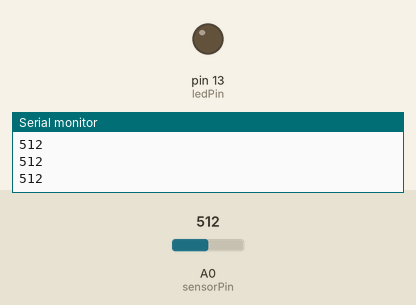
Recording of a sketch running on a simulated Arduino Uno, built with avr-gcc and run on an emulated ATmega328P. Shown: output pins drawn as LEDs (lit = HIGH), the last lines printed to the serial monitor. Inputs (shaded band) come from the test bench; at power-on: A0 (sensorPin) = 512.

Above: at 1.2 s.
1.3 s: A0 (sensorPin) set to 832
2.8 s: A0 (sensorPin) set to 867
At 4.0 s:
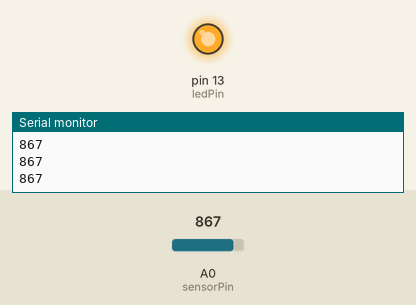
4.3 s: A0 (sensorPin) set to 840
At 5.3 s:
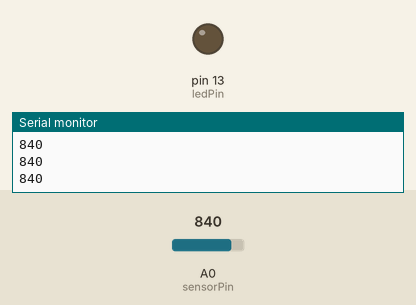
5.8 s: A0 (sensorPin) set to 860
At 6.4 s:
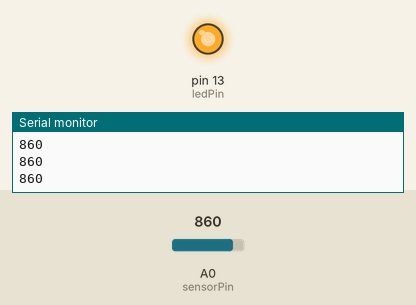
Timing chart, 0 to 8.3 s (numbered marks = the images above; inputs shaded):
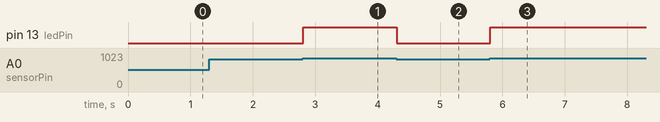

The sketch:

AnalogInput_threshold.ino
```cpp
int sensorPin = A0;    // select the input pin for the potentiometer
int ledPin = 13;      // select the pin for the LED
int sensorValue = 0;  // variable to store the value coming from the sensor
int threshold = 850;       // variable for the threshold

void setup() {

  pinMode(ledPin, OUTPUT);  // declare the ledPin as an OUTPUT:
  Serial.begin(9600);
}

void loop() {

  sensorValue = analogRead(sensorPin);   // read the value from the sensor:
  Serial.println(sensorValue);           // print the sensorValue to serial monitor
  delay(2);


  if (sensorValue > threshold){      // if the sensorValue is bigger than 700
      digitalWrite(ledPin, HIGH);
    }else{                            //LED turns on
      digitalWrite(ledPin, LOW);          //LED turns off
  }
}
```

Measured:
- the behaviour switches between 850 and 851 on A0 (sensorPin) (found by bisection; images 0 and 1)
- after the input at 2.8 s, pin 13 (ledPin): LOW → HIGH at once
- after the input at 4.3 s, pin 13 (ledPin): HIGH → LOW at once
- after the input at 5.8 s, pin 13 (ledPin): LOW → HIGH at once
